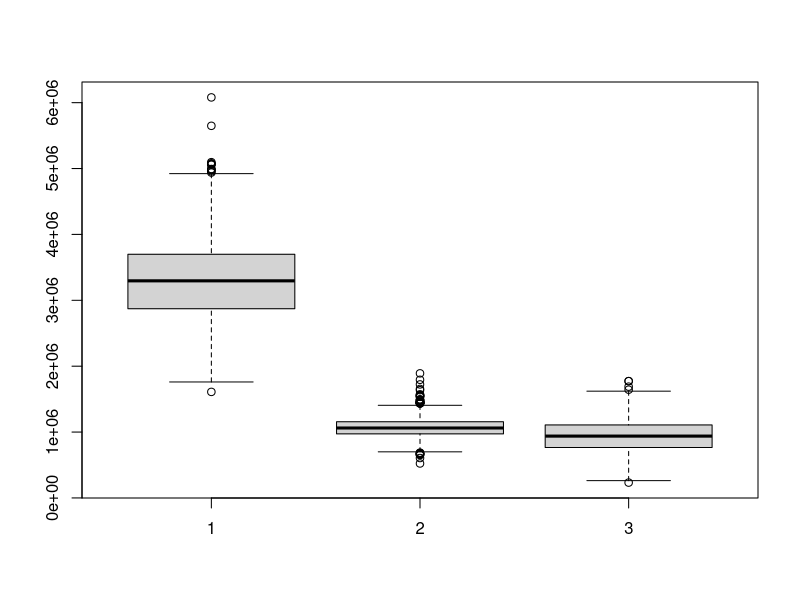

Recreate this plot in R. (Note: this script raises an error after producing the figure.)
# Title     : Standardizing the phenotypic table
# Objective : This script generates the 3 standardized tables for each of the
#             standards
# Created by: tayabsoomro
# Created on: 2021-03-22

#######################
## TABLE OF CONTENTS ##
#######################

## 0. IMPORTS & DATA LOADING
## 1. DISTRIBUTION OF SAMPLE COVERAGE FOR INT. STDs.
## 2. GENERATING FINAL STANDARDIZATION DATAFRAME
## 3. GENERIC STANDARDIZATION ROUTINE
## 4. STANDARDIZE WITH 2-hexanone-1,1,1,3.3-d5
## 5. STANDARDIZE WITH Benzaldehyde-d6
## 6. STANDARDIZE WITH Ethyl acetate-d8

## 0. IMPORTS & DATA LOADING
library(readxl)
library(stringr)
library(dplyr)
library(ggplot2)
library(ggpubr)

# importing the standards data frame
std.df <- read_excel(
  'data/raw/InternalStandardData.xlsx',
  col_types = "text"
)

#######################################################
## 1. DISTRIBUTION OF SAMPLE COVERAGE FOR INT. STDs. ##
#######################################################

# we need to figure out the distribution of number of samples for each of the
# internal standards

# get indexes for all the rows which have non-empty Area values
non_na_std_idxs <- which(!is.na(std.df$Area))

# create a table with name of standards, their area values and the nursery
# ids column
stds_w_area_values <- std.df[non_na_std_idxs, c('Name', 'Area', 'eUnit')]

nrow(stds_w_area_values)
# [1] 1792

# remove all the Blank rows
stds_w_area_values <- stds_w_area_values[-grep(".*Blank.*",stds_w_area_values$eUnit),]
stds_w_area_values <- stds_w_area_values[-grep("RI.*",stds_w_area_values$eUnit),]

nrow(stds_w_area_values)
# [1] 1705

# checking how many different samples are covered by each of the standards
length(unique(stds_w_area_values[which(stds_w_area_values$Name == "2-hexanone-1,1,1,3.3-d5"), 'eUnit']$eUnit))
# [1] 586
length(unique(stds_w_area_values[which(stds_w_area_values$Name == "Benzaldehyde-d6"), 'eUnit']$eUnit))
# [1] 566
length(unique(stds_w_area_values[which(stds_w_area_values$Name == "Ethyl acetate-d8"), 'eUnit']$eUnit))
# [1] 553

# what is the distribution of area values
summary(as.numeric(stds_w_area_values$Area))
# Min. 1st Qu.  Median    Mean 3rd Qu.    Max. 
# 6103  947137 1136632 1746089 2847293 6079598

# checking to see how many duplicate pairs of nursery id and standard pairs are
# there.
cmpd_eunit <- paste(stds_w_area_values$Name, stds_w_area_values$eUnit)

stds_w_area_values <- cbind(stds_w_area_values, cmpd_eunit)

tail(sort(table(stds_w_area_values$cmpd_eunit)))
# there seem to be none, which is good.

# INTERPRETATION: This above table shows the the number of times any particular
# row is duplicated (meaning that a single sample spans multiple rows). We can
# see the rows are always singular, and there are no duplicates.

###################################################
## 2. GENERATING FINAL STANDARDIZATION DATAFRAME ##
###################################################

# getting the nursery id from eunit string
stds_w_area_values$nursery_id <- as.numeric(gsub(
  "eunit ([0-9]{1,})",
  "\\1",
  str_extract(stds_w_area_values$eUnit, "eunit [0-9]{1,}")
))

final_std.df <- stds_w_area_values[,c('Name','Area','nursery_id')]

# convert Area column to numeric
final_std.df$Area <- as.numeric(final_std.df$Area)

# keeping only the standards for which the Area values are over 10,000
final_std.df <- final_std.df[final_std.df$Area > 23000,]

# checking how many different samples are covered by each of the standards AGAIN
length(unique(final_std.df[which(final_std.df$Name == "2-hexanone-1,1,1,3.3-d5"),'nursery_id']))
# [1] 560
length(unique(final_std.df[which(final_std.df$Name == "Benzaldehyde-d6"),'nursery_id']))
# [1] 561
length(unique(final_std.df[which(final_std.df$Name == "Ethyl acetate-d8"),'nursery_id']))
# [1] 553


# generating a table of nursery_id and area values for the three standards
# something like this:
#
#  +------------+----------+-----------+------------+
#  | nursery_id | area_hex | area_benz | area_ethyl |
#  +------------+----------+-----------+------------+
#  |   ...      | ...      |  ...      | ...        |
#  +------------+----------+-----------+------------+
#

unique_nids <- unique(final_std.df$nursery_id)


nursery_id_std_area_vals <- NULL
for(nid in unique_nids) {
  area_val_hex <- final_std.df[
    which(final_std.df$nursery_id == nid &
            final_std.df$Name == "2-hexanone-1,1,1,3.3-d5"), 'Area']
  
  area_val_benz <- final_std.df[
    which(final_std.df$nursery_id == nid &
            final_std.df$Name == "Benzaldehyde-d6"), 'Area']
  
  area_val_ethyl <- final_std.df[
    which(final_std.df$nursery_id == nid &
            final_std.df$Name == "Ethyl acetate-d8"), 'Area']
  
  # set compound area to NA if the compound is not found in that nursery id
  if (length(area_val_hex) == 0) area_val_hex <- NA
  if (length(area_val_benz) == 0) area_val_benz <- NA
  if (length(area_val_ethyl) == 0) area_val_ethyl <- NA
  
  nursery_id_std_area_vals <- rbind(
    nursery_id_std_area_vals,
    cbind(nid, area_val_hex, area_val_benz, area_val_ethyl)
  )
}

# Checking the number of samples covered by all three standards
nrow(nursery_id_std_area_vals)
# [1] 561

nrow(
  as.data.frame(!is.na(nursery_id_std_area_vals)) %>% 
  filter(area_val_hex == TRUE, area_val_benz == TRUE, area_val_ethyl == TRUE)
)
# [1] 552

# INTERPRETATION: There are 552 samples that are covered by all the three
# standards.


# checking how many different missing area values are there for each of the 
# standards
sum(is.na(nursery_id_std_area_vals[,2]))
# [1] 1
sum(is.na(nursery_id_std_area_vals[,3]))
# [1] 0
sum(is.na(nursery_id_std_area_vals[,4]))
# [1] 8

summary(nursery_id_std_area_vals[,2])
# Min. 1st Qu.  Median    Mean 3rd Qu.    Max.    NA's 
# 1609652 2872826 3295122 3312535 3697735 6079598       2

summary(nursery_id_std_area_vals[,3])
# Min. 1st Qu.  Median    Mean 3rd Qu.    Max. 
# 523296  972429 1061802 1076549 1156829 1891278

summary(nursery_id_std_area_vals[,4])
# Min. 1st Qu.  Median    Mean 3rd Qu.    Max.    NA's 
#  233084  765661  939015  936108 1108099 1774002       9

boxplot(
  nursery_id_std_area_vals[,2],
  nursery_id_std_area_vals[,3],
  nursery_id_std_area_vals[,4]
)

# Generate the distribution of Benzaldehyde standard
shapiro.test(nursery_id_std_area_vals[,3])
# Shapiro-Wilk normality test
# 
# data:  nursery_id_std_area_vals[, 3]
# W = 0.97427, p-value = 2.304e-08

plots <- list()

plots[[1]] <- ggqqplot(nursery_id_std_area_vals[,3]) + GLOBAL_THEME
plots[[2]] <- gghistogram(nursery_id_std_area_vals[,3]) +
  scale_y_continuous(expand = c(0,0)) +
  xlab("Volatile abundance (TIC)") + ylab("Count") +
  GLOBAL_THEME

annotate_figure(ggarrange(plotlist = plots,nrow=1,ncol=2))

nrow(nursery_id_std_area_vals)
# 561

# writing the nursery id standard area values table
colnames(nursery_id_std_area_vals) <- c(
  "nursery_id",
  "2-hexanone-1,1,1,3.3-d5",
  "Benzaldehyde-d6",
  "Ethyl acetate-d8"
)
 
write.table(
  nursery_id_std_area_vals,
  'data/processed/standardized/nursery_id_std_area_vals.tsv',
  sep = "\t"
)

########################################
## 3. GENERIC STANDARDIZATION ROUTINE ##
########################################

KNOWN_STANDARDS <- c("2-hexanone-1,1,1,3.3-d5", "Benzaldehyde-d6", "Ethyl acetate-d8")

# remove one of the replicates chosen at random
rand_rep_rem <- c(6167,1009,1197,2250,9304,9132,8087)
idx_rem <- NULL
for(i in seq_along(rand_rep_rem)){
  # gather the indexes to remove from standard df
  idx_rem <- c(idx_rem,which(final_std.df$nursery_id == rand_rep_rem[i]))
}

# rows before removing the replicates
nrow(final_std.df)
# [1] 1674

final_std.df <- final_std.df[-idx_rem,]

# rows after removing replicates
nrow(final_std.df)
# [1] 1647

standardize_with <- function(pheno_tbl, standard_name) {

  # check to see if the standard name is appropriate.
  if (standard_name %in% KNOWN_STANDARDS) {
    
    # moving nursery ids from colum to rownames
    nurseryids <- pheno_tbl$nurseryid
    pheno_tbl <- pheno_tbl[, !names(pheno_tbl) %in% "nurseryid"]
    rownames(pheno_tbl) <- nurseryids
    
    # get only the rows which belong to standard_name
    fnl_std_tbl <-
      final_std.df[
        which(
          final_std.df$Name == standard_name &
            !is.na(final_std.df$nursery_id)
        ),]
  
    nursery_ids <- unique(fnl_std_tbl$nursery_id)
    
    new_pheno_tbl <- matrix(NA, length(nursery_ids), ncol(pheno_tbl))
    rownames(new_pheno_tbl) <- nursery_ids
    colnames(new_pheno_tbl) <- colnames(pheno_tbl)
    
    area_value <- NULL
    # go through each nursery id and for that corresponding row in phenotypic
    # table and standardize all the columns of that row by the Area value.
    for (i in seq_along(nursery_ids)) {

      nid <- as.numeric(nursery_ids[i])

      area_value[i] <- as.numeric(fnl_std_tbl[which(nursery_ids == nid),2])

      
      new_pheno_tbl[i,] <-
        as.numeric(
          pheno_tbl[which(row.names(pheno_tbl) == nid),]
        ) / as.numeric(area_value[i])
    }
    
    new_pheno_tbl <- na.omit(new_pheno_tbl)
    
    return(new_pheno_tbl)
  } else {
    stop(
      standard_name, " is not a internal standard. Your options are: \n\t- ",
      paste(KNOWN_STANDARDS, collapse = "\n\t- ")
    )
  }

}

# import phenotype table
pheno_tbl <- read.table(
  'data/processed/phenotype_tables/gcms_phenotype_table_w_nurseryid_sim_gt_850.tsv',
  sep = "\t",
  header = TRUE
)

pheno_tbl_106 <- read.table(
  'data/processed/phenotype_tables/gcms_phenotype_table_w_nurseryid_manually_curated_106_cmpds.tsv',
  sep = "\t",
  header = TRUE
)

# remove one of the replicates chosen at random
rand_rep_rem <- c(6167,1009,1197,2250,9304,9132,8087)
idx_rem <- NULL
for(i in seq_along(rand_rep_rem)){
  # gather the indexes to remove from standard df
  idx_rem <- c(idx_rem,which(rownames(pheno_tbl_106) == rand_rep_rem[i] ))
}
# remove the replicates if they exist
if(length(idx_rem) > 0){
  # rows before removing the replicates
  nrow(pheno_tbl_106)
  # [1] 662
  
  pheno_tbl_106 <- pheno_tbl_106[-idx_rem,]

}
nursery_id <- rownames(pheno_tbl_106)
write.table(
  cbind(nursery_id,pheno_tbl_106),
  'data/processed/gcms_phenotype_table_w_nurseryid_no_replicates_sim_gt_850.tsv',
  sep = "\t",
  row.names = FALSE
)

#################################################
## 4. STANDARDIZE WITH 2-hexanone-1,1,1,3.3-d5 ##
#################################################
pheno_tbl_std_w_hexanone <-
  standardize_with(pheno_tbl, "2-hexanone-1,1,1,3.3-d5")

nurseryid <- rownames(pheno_tbl_std_w_hexanone)
pheno_tbl_std_w_hexanone <- cbind(nurseryid,pheno_tbl_std_w_hexanone)
write.table(
  pheno_tbl_std_w_hexanone,
  'data/processed/standardized/gcms_phenotype_table_std_w_hexanone_sim_gt_850.tsv',
  sep = "\t",
  row.names = FALSE
)

#########################################
## 5. STANDARDIZE WITH Benzaldehyde-d6 ##
#########################################
pheno_tbl_std_w_benzaldehyde <-
  standardize_with(pheno_tbl, "Benzaldehyde-d6")

nursery_id <- rownames(pheno_tbl_std_w_benzaldehyde)
pheno_tbl_std_w_benzaldehyde <- cbind(nursery_id,pheno_tbl_std_w_benzaldehyde)
write.table(
  pheno_tbl_std_w_benzaldehyde,
  'data/processed/standardized/gcms_phenotype_table_std_w_benzaldehyde_sim_gt_850.tsv',
  sep = "\t",
  row.names = FALSE
)

# standardizing the 109 compounds phenotype table
pheno_tbl_109_std_w_benzaldehyde <- 
  standardize_with(pheno_tbl_109, "Benzaldehyde-d6")

nurseryid <- rownames(pheno_tbl_109_std_w_benzaldehyde)
pheno_tbl_109_std_w_benzaldehyde <- cbind(nurseryid, pheno_tbl_109_std_w_benzaldehyde)
write.table(
  pheno_tbl_109_std_w_benzaldehyde,
  'data/processed/standardized/gcms_phenotype_table_std_w_benzaldehyde_sim_gt_850_109_cmpds.tsv',
  sep = "\t",
  row.names = FALSE
)

# standardizing the 106 compounds phenotype table
pheno_tbl_106_std_w_benzaldehyde <- 
  standardize_with(pheno_tbl_106, "Benzaldehyde-d6")

nurseryid <- rownames(pheno_tbl_106_std_w_benzaldehyde)
pheno_tbl_106_std_w_benzaldehyde <- cbind(nurseryid, pheno_tbl_106_std_w_benzaldehyde)
write.table(
  pheno_tbl_106_std_w_benzaldehyde,
  'data/processed/standardized/gcms_phenotype_table_std_w_benzaldehyde_sim_gt_850_106_cmpds.tsv',
  sep = "\t",
  row.names = FALSE
)


##########################################
## 6. STANDARDIZE WITH Ethyl acetate-d8 ##
##########################################
pheno_tbl_std_w_ethylacetate <-
  standardize_with(pheno_tbl, "Ethyl acetate-d8")

nursery_id <- rownames(pheno_tbl_std_w_ethylacetate)
pheno_tbl_std_w_ethylacetate <- cbind(nursery_id,pheno_tbl_std_w_ethylacetate)
write.table(
  pheno_tbl_std_w_ethylacetate,
  'data/processed/standardized/gcms_phenotype_table_std_w_ethylacetate_sim_gt_850.tsv',
  sep = "\t",
  row.names = FALSE
)

